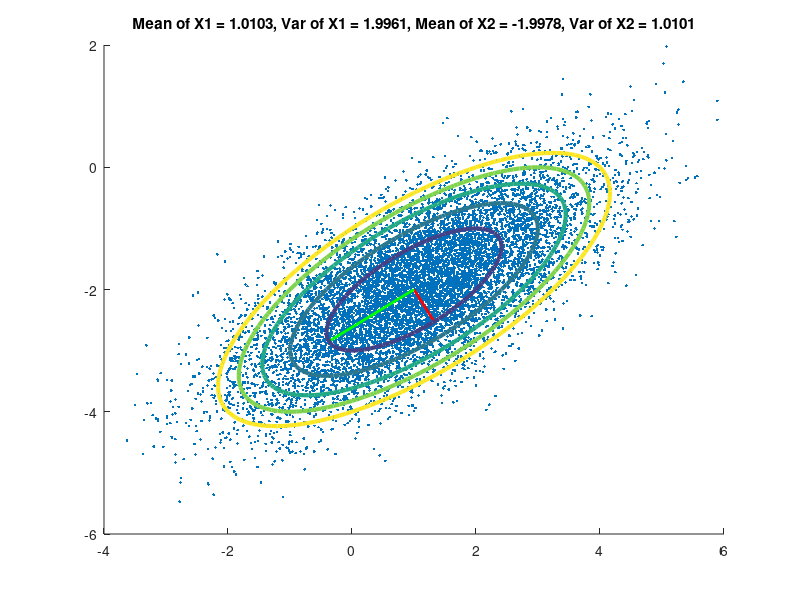

MATLAB code to generate this figure:
clear all
close all

N = 10e3;
bines = ceil(sqrt(N));

CX = [2 1; 1 1];
muX = [1; -2];

[P, LAMBDA] = eig(CX);

% Generar datos multivariados normales
Z = mvnrnd(muX', CX, N);

Z1 = Z(:,1);
Z2 = Z(:,2);

[XX, YY] = meshgrid(-4:0.1:6, -6:0.1:2);

CurvaDeNivel = XX.^2 - 2*XX.*YY - 6*XX + 2*YY.^2 + 10*YY + 13;

figure();
scatter(Z1, Z2, '.');
hold on;

% Plot the eigenvectors
v1 = P(:,1) * sqrt(LAMBDA(1,1));
v2 = P(:,2) * sqrt(LAMBDA(2,2));
plot([muX(1), v1(1) + muX(1)], [muX(2), v1(2) + muX(2)], 'r', 'LineWidth', 2);
plot([muX(1), v2(1) + muX(1)], [muX(2), v2(2) + muX(2)], 'g', 'LineWidth', 2);
title(['Mean of X1 = ' num2str(mean(Z1)) ', Var of X1 = ' num2str(var(Z1)) ', Mean of X2 = ' num2str(mean(Z2)) ', Var of X2 = ' num2str(var(Z2))], 'HorizontalAlignment', 'center');
contour(XX, YY, CurvaDeNivel, [1,2,3,4,5], 'LineWidth', 3);
hold off;